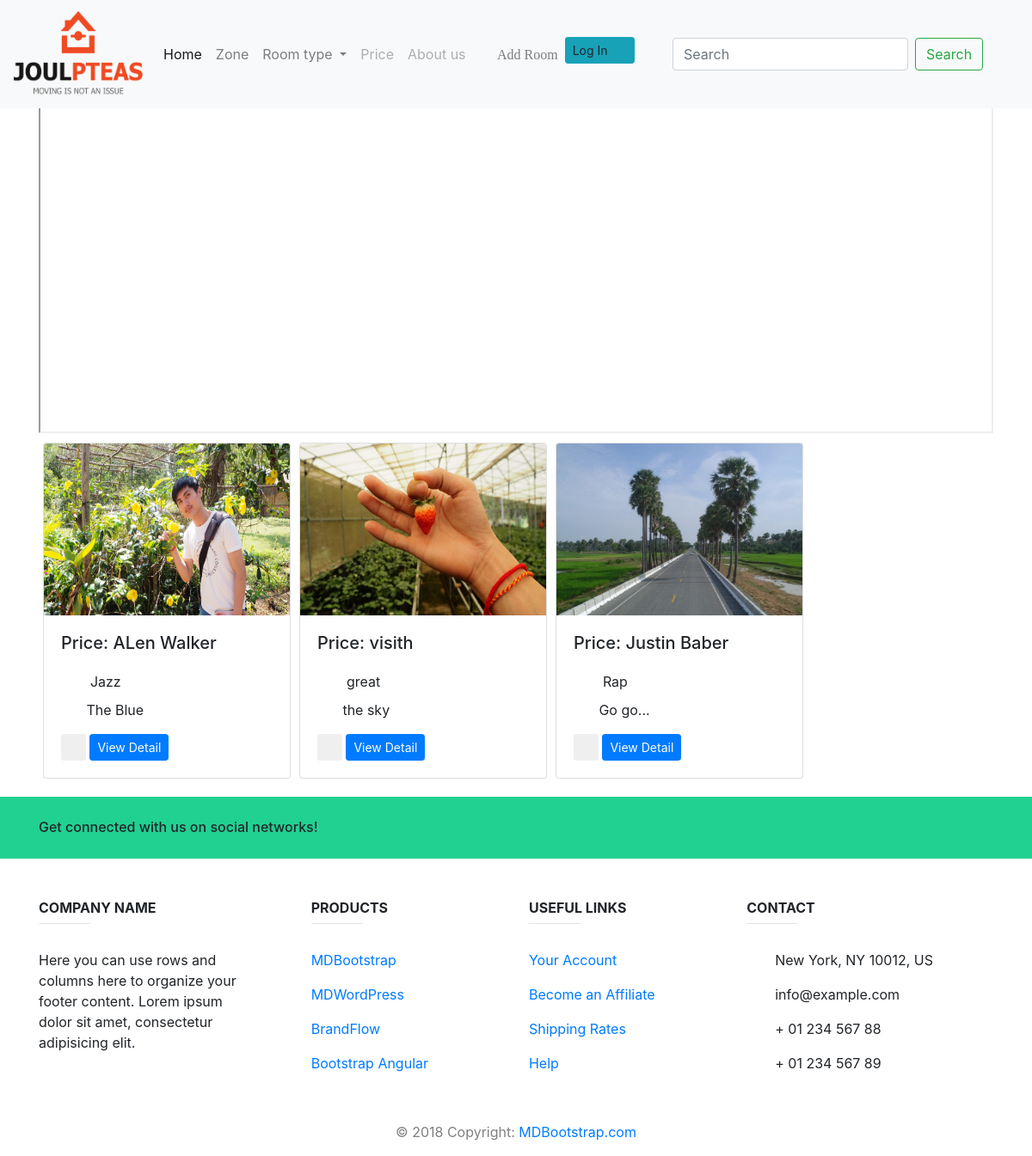
/music, run on the app's committed database.
### music/models.py (models this page shows, shortened)
class Album(models.Model):
    price = models.CharField(max_length=250)
    address = models.CharField(max_length=100)
    phone = models.CharField(max_length=100)
    room_picture = models.FileField(default=False)
    room_picture1 = models.FileField(default=False)
    room_picture2 = models.FileField(default=False)

### music/views.py (the view)
# urls.py: url(r'^music$', views.indexView.as_view(), name='index'),
class indexView(generic.ListView):
   template_name = 'music/index.html'
   context_object_name = 'all_albums'
   def get_queryset(self):
    return Album.objects.all()

### music/templates/music/index.html (shortened to what this page needs)
{% extends 'music/base.html' %}
{% block body %}
    <div class="col-lg-12">
    <div class="col-lg-12">
        <div class="col-lg-12">
        <iframe src="https://www.google.com/maps/d/u/0/embed?mid=1orIJmet1q0QrDaGi1ME1ReL5tP3dUojV" width="100%"
                height="480"></iframe>
        </div>
        </div>
    </div>
    {% if all_albums %}
        <ul>
            <div class="row" style="margin-left: 5px">
                {% for album in all_albums %}
                    <div class="card" style="width: 18rem; margin: 5px">
                        <a href="{% url 'music:details' album.id %}">
                            <img class="card-img-top" src="{{ album.room_picture.url }}" alt="Card image cap"
                                 style="height: 200px">
                        </a>
                        <div class="card-body">
                            <h5 class="card-title">Price: {{ album.price }}</h5>
                            <span><i class="fa fa-mobile fa-2x"
                                     aria-hidden="true"></i>&nbsp; {{ album.phone }}</span><br>
                            <span><i class="fa fa-map-marker fa-2x" aria-hidden="true"></i> {{ album.address }}</span>
                            <form action="{% url 'music:album-delete' album.id %}" method="post"
                                  style="display: inline;">
                                <button type="submit" class="btn btn-default btn-sm">
                                    <i class="fa fa-trash" aria-hidden="true"></i>
                                </button>
                            </form>
                            <a href="{% url 'music:details' album.id %}" class="btn btn-primary btn-sm">View
                                Detail</a>
                            <a href="#" class="btn btn-default btn-sm btn-favorite">
                            </a>
                        </div>
                    </div>
                {% endfor %}
            </div>
        </ul>
    {% else %}
        <h3>
            You don't have any album
        </h3>
    {% endif %}
{% endblock %}

### music/templates/music/base.html (shortened to what this page needs)
<!DOCTYPE html>
<html>
<head>
    {% load staticfiles %}
    <link rel="stylesheet" href="https://stackpath.bootstrapcdn.com/bootstrap/4.1.3/css/bootstrap.min.css"
>
    <link rel="stylesheet" type="text/css"
          href="{% static 'music/fonts/font-awesome-4.7.0/css/font-awesome.min.css' %}">
</head>
<body>
<nav class="navbar fixed-top  navbar-expand-lg navbar-light bg-light double-nav scrolling-navbar top-nav-collapse">
    <a class="navbar-brand" href="{% url 'music:index' %}">
        <img style="height: 100px; width:150px;" src="{% static 'music/images/logo/Joul_Pteas.png' %} ">
    </a>
    <div class="collapse navbar-collapse" id="navbarSupportedContent">
        <ul class="navbar-nav mr-auto">
            <li class="nav-item active">
                <a class="nav-link" href="{% url 'music:index' %}">Home <span class="sr-only">(current)</span></a>
            </li>
            <li class="nav-item">
                <a class="nav-link" href="{% url 'music:SongView' %}">Zone</a>
            </li>
            <li class="nav-item dropdown">
                <a class="nav-link dropdown-toggle" href="#" id="navbarDropdown" role="button"
                   data-toggle="dropdown" aria-haspopup="true" aria-expanded="false">
                    Room type
                </a>
            </li>
            <li class="nav-item">
                <a class="nav-link disabled" href="#">Price</a>
            </li>
            <li class="nav-item">
                <a class="nav-link disabled" href="#">About us</a>
            </li>
            <li class="nav-item">
                <a class="nav-link" href="{% url 'music:album-add' %}">
                    <i class="fa fa-plus " aria-hidden="true">&nbsp; Add Room</i></a>
            </li>
            <li class="nav-item">
                <a id="navbar-static-login" class="btn btn-info btn-rounded btn-sm waves-effect waves-light"
                   data-toggle="modal" data-target="#navbarLogin">Log In
                    <i class="fa fa-sign-in ml-2"></i>
                </a>
            </li>
        </ul>
        <form class="form-inline my-2 my-lg-0 pull-left">
            <input class="form-control mr-sm-2" type="search" placeholder="Search" aria-label="Search">
            <button class="btn btn-outline-success my-2 my-sm-0" type="submit">Search</button>
        </form>
        <ul class="navbar-nav me">
            <li class="nav-item">
                <a class="nav-link" href="{% url 'music:logout' %}">{{ request.user.username }}
                    <i class="fa fa-user-circle-o fa-2x" aria-hidden="true"></i>
                </a>
            </li>
        </ul>
    </div>
</nav><br>
{% block body %}
{% endblock %}
<footer class="page-footer font-small blue-grey lighten-5">
    <div style="background-color: #21d192;">
        <div class="container">
            <div class="row py-4 d-flex align-items-center">
                <div class="col-md-6 col-lg-5 text-center text-md-left mb-4 mb-md-0">
                    <h6 class="mb-0">Get connected with us on social networks!</h6>
                </div>
                <div class="col-md-6 col-lg-7 text-center text-md-right">
                    <a class="fb-ic">
                        <i class="fa fa-facebook white-text mr-4"> </i>
                    </a>
                    <a class="tw-ic">
                        <i class="fa fa-twitter white-text mr-4"> </i>
                    </a>
                    <a class="gplus-ic">
                        <i class="fa fa-google-plus white-text mr-4"> </i>
                    </a>
                    <a class="li-ic">
                        <i class="fa fa-linkedin white-text mr-4"> </i>
                    </a>
                    <a class="ins-ic">
                        <i class="fa fa-instagram white-text"> </i>
                    </a>
                </div>
            </div>
        </div>
    </div>
    <div class="container text-center text-md-left mt-5">
        <div class="row mt-3 dark-grey-text">
            <div class="col-md-3 col-lg-4 col-xl-3 mb-4">
                <h6 class="text-uppercase font-weight-bold">Company name</h6>
                <hr class="teal accent-3 mb-4 mt-0 d-inline-block mx-auto" style="width: 60px;">
                <p>Here you can use rows and columns here to organize your footer content. Lorem ipsum dolor sit amet,
                    consectetur
                    adipisicing elit.</p>
            </div>
            <div class="col-md-2 col-lg-2 col-xl-2 mx-auto mb-4">
                <h6 class="text-uppercase font-weight-bold">Products</h6>
                <hr class="teal accent-3 mb-4 mt-0 d-inline-block mx-auto" style="width: 60px;">
                <p>
                    <a class="dark-grey-text" href="#!">MDBootstrap</a>
                </p>
                <p>
                    <a class="dark-grey-text" href="#!">MDWordPress</a>
                </p>
                <p>
                    <a class="dark-grey-text" href="#!">BrandFlow</a>
                </p>
                <p>
                    <a class="dark-grey-text" href="#!">Bootstrap Angular</a>
                </p>
            </div>
            <div class="col-md-3 col-lg-2 col-xl-2 mx-auto mb-4">
                <h6 class="text-uppercase font-weight-bold">Useful links</h6>
                <hr class="teal accent-3 mb-4 mt-0 d-inline-block mx-auto" style="width: 60px;">
                <p>
                    <a class="dark-grey-text" href="#!">Your Account</a>
                </p>
                <p>
                    <a class="dark-grey-text" href="#!">Become an Affiliate</a>
                </p>
                <p>
                    <a class="dark-grey-text" href="#!">Shipping Rates</a>
                </p>
                <p>
                    <a class="dark-grey-text" href="#!">Help</a>
                </p>
            </div>
            <div class="col-md-4 col-lg-3 col-xl-3 mx-auto mb-md-0 mb-4">
                <h6 class="text-uppercase font-weight-bold">Contact</h6>
                <hr class="teal accent-3 mb-4 mt-0 d-inline-block mx-auto" style="width: 60px;">
                <p>
                    <i class="fa fa-home mr-3"></i> New York, NY 10012, US</p>
                <p>
                    <i class="fa fa-envelope mr-3"></i> info@example.com</p>
                <p>
                    <i class="fa fa-phone mr-3"></i> + 01 234 567 88</p>
                <p>
                    <i class="fa fa-print mr-3"></i> + 01 234 567 89</p>
            </div>
        </div>
    </div>
    <div class="footer-copyright text-center text-black-50 py-3">© 2018 Copyright:
        <a class="dark-grey-text" href="https://mdbootstrap.com/education/bootstrap/"> MDBootstrap.com</a>
    </div>
</footer>
</body>
</html>

### data on the page
Album: room_picture (picture), price "ALen Walker", phone "Jazz", address "The Blue"
Album: room_picture (picture), price "visith", phone "great", address "the sky"
Album: room_picture (picture), price "Justin Baber", phone "Rap", address "Go go..."
